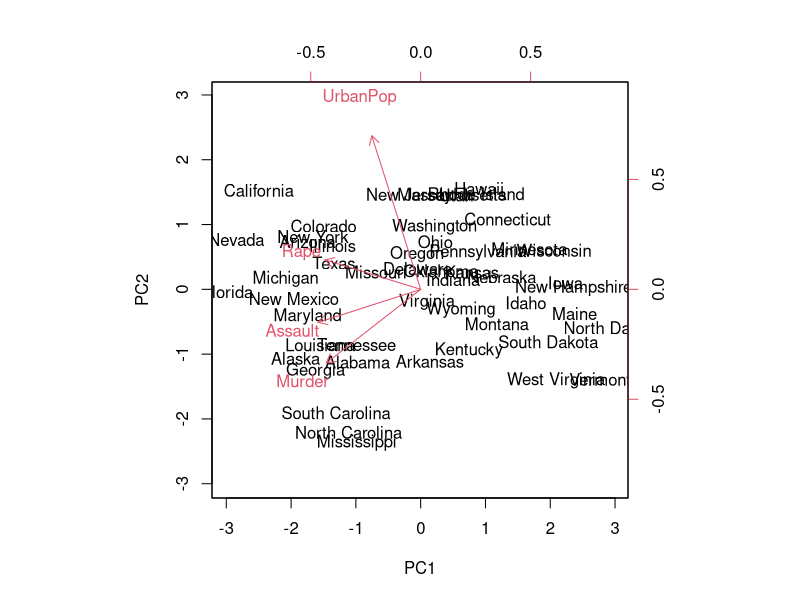
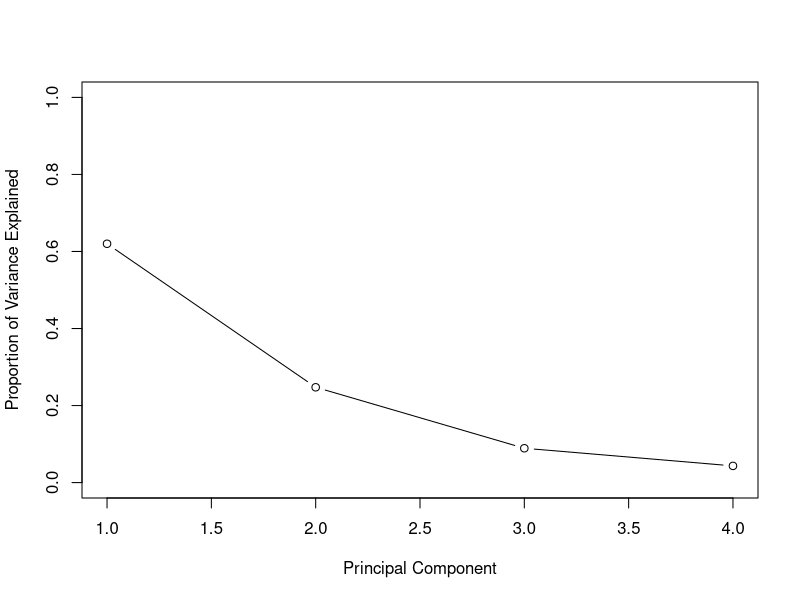
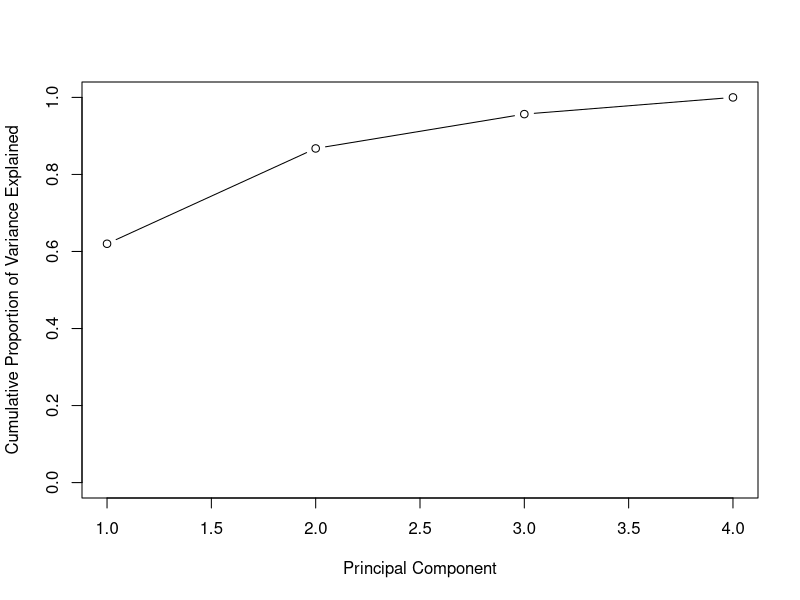
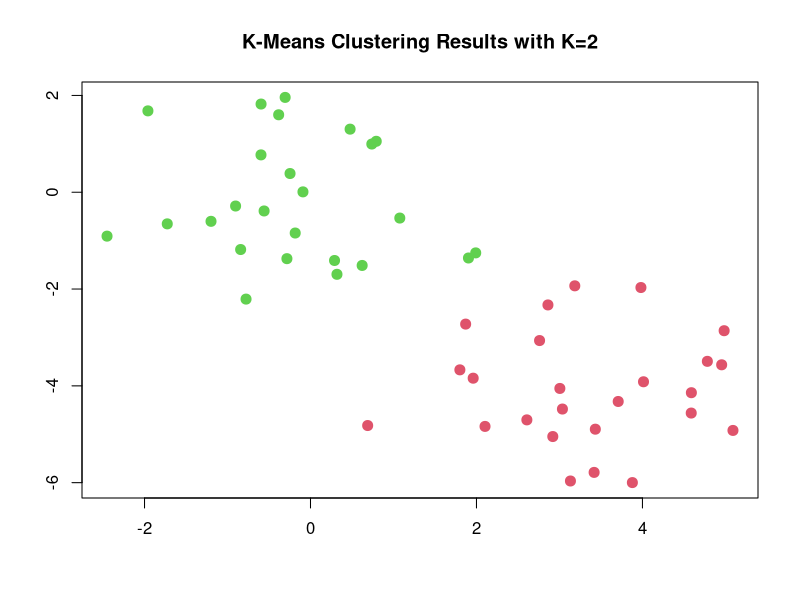
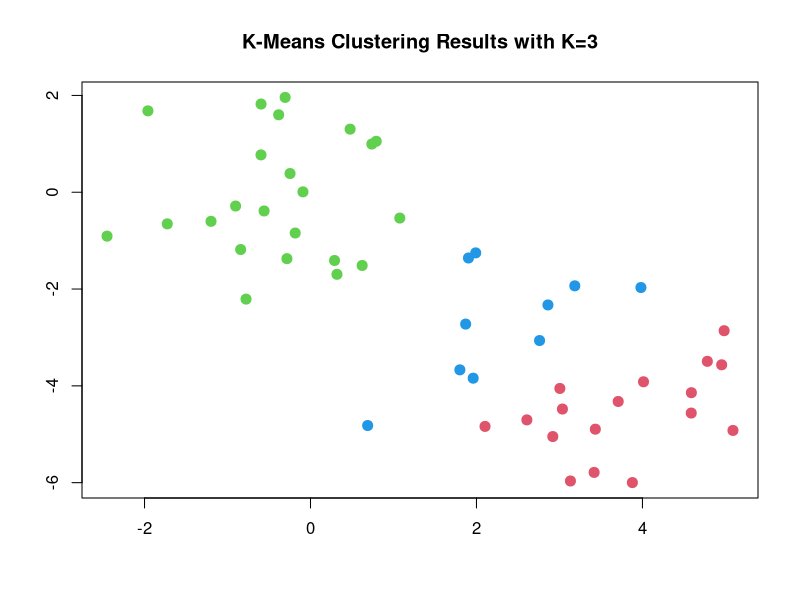
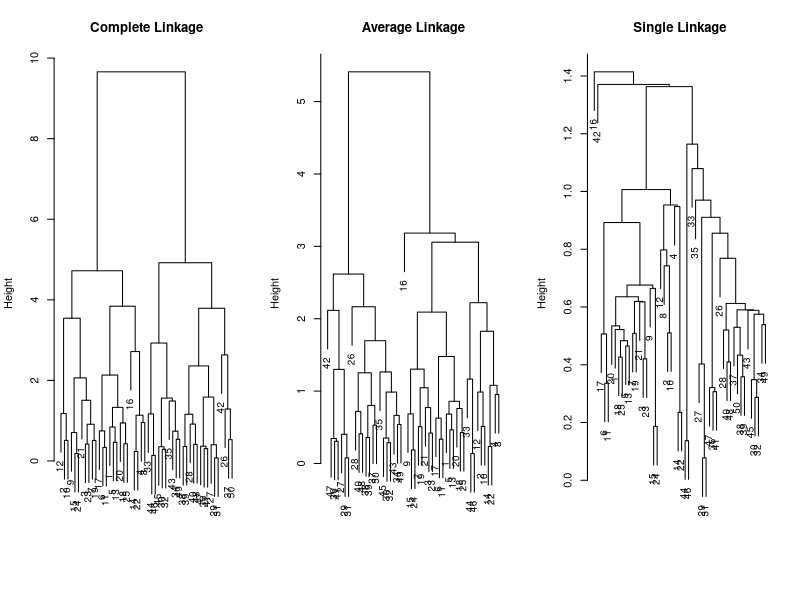
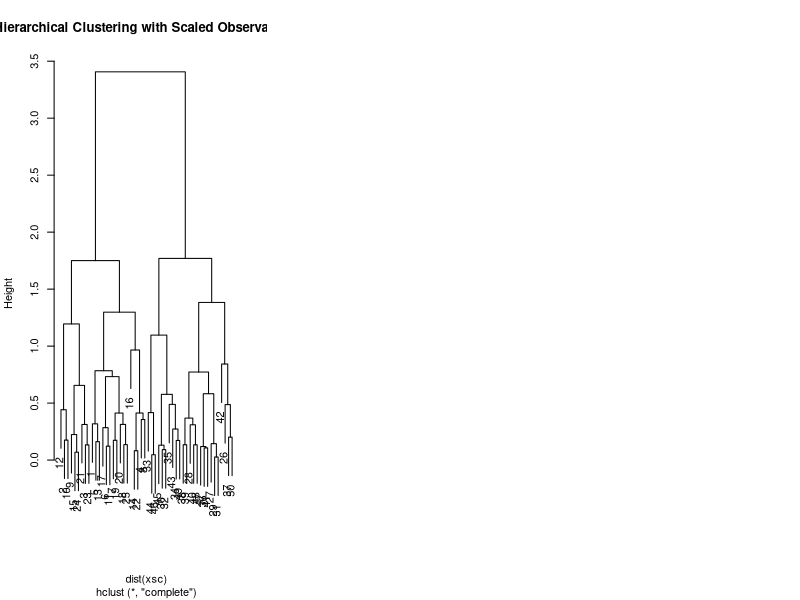

The R script that drew these images, in order:
## ---- chunk 1

## ---- chunk 2
# rows of the data set
states = row.names(USArrests)
states
# columns of the data set
names(USArrests)
# variable mean and variance
apply(USArrests, 2, mean)
apply(USArrests, 2, var)

# pca
pr.out = prcomp(USArrests, scale=TRUE)
names(pr.out)
pr.out$center
pr.out$scale
pr.out$rotation

# plot the first two principal components
biplot(pr.out, scale=0)

# calculate the proportion of variance explained (PVE) by each principal component
pr.out$sdev
pr.var = pr.out$sdev^2
pr.var
pve = pr.var/sum(pr.var)
pve

# plot PVE
plot(pve, xlab="Principal Component", ylab="Proportion of Variance Explained", ylim=c(0,1), type='b')
plot(cumsum(pve), xlab="Principal Component", ylab="Cumulative Proportion of Variance Explained", ylim=c(0,1), type='b')
## ---- chunk 3
set.seed(2)
x = matrix(rnorm(50*2), ncol=2)
x[1:25,1] = x[1:25,1]+3
x[1:25,2] = x[1:25,2]-4

# K=2
km.out = kmeans(x, 2, nstart=20)
plot(x, col=(km.out$cluster+1), main="K-Means Clustering Results with K=2", xlab="", ylab="", pch=20, cex=2)

# K=3
set.seed(4)
km.out = kmeans(x,3,nstart=20)
km.out
plot(x, col=(km.out$cluster+1), main="K-Means Clustering Results with K=3", xlab="", ylab="", pch=20, cex=2)
## ---- chunk 4
# complete linkage
hc.complete = hclust(dist(x), method="complete")
# average linkage
hc.average = hclust(dist(x), method="average")
# single linkage
hc.single = hclust(dist(x), method="single")

par(mfrow=c(1,3))
plot(hc.complete, main="Complete Linkage", xlab="", sub="", cex=.9)
plot(hc.average, main="Average Linkage", xlab="", sub="", cex=.9)
plot(hc.single, main="Single Linkage", xlab="", sub="", cex=.9)

cutree(hc.complete, 2)
cutree(hc.average, 2)
cutree(hc.single, 4)

# scale
xsc = scale(x, center=FALSE, scale=TRUE)
plot(hclust(dist(xsc), method="complete"), main="Hierarchical Clustering with Scaled Observations")
